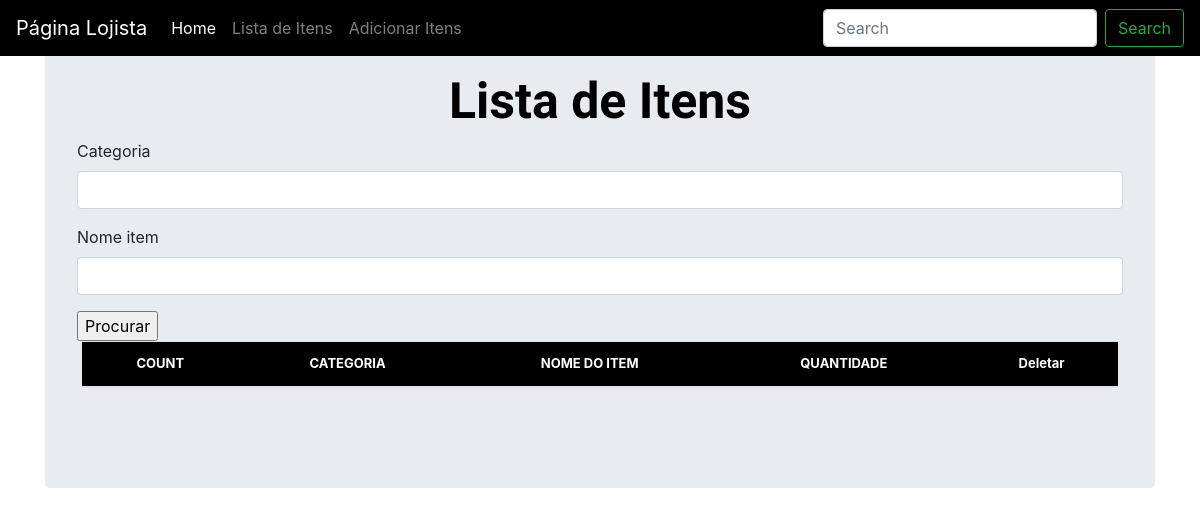
Before: /Estoque/lista_itens/ with the older database file.
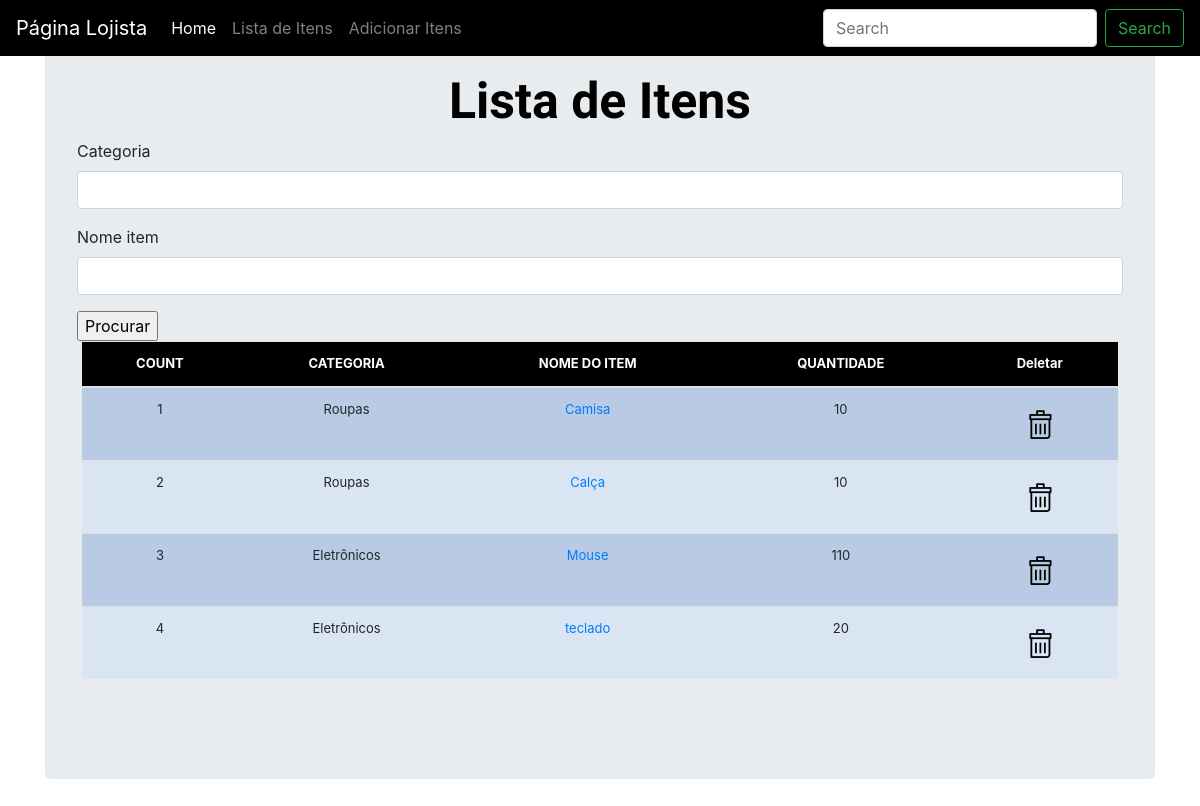
After: the same page with the newer database file.
### Estoque/models.py (models this page shows, shortened)
class Stock(models.Model):
    Categoria = models.CharField(max_length=50,blank=True,null=True)
    nome_item = models.CharField(max_length=50,blank=True,null=True)
    quantidade = models.IntegerField(default=0,null=True,blank=True)
    quantidade_recebida = models.IntegerField(default=0,null=True,blank=True)
    recebida_por= models.CharField(max_length=50,blank=True,null=True)
    quantidade_problema = models.IntegerField(default=0,null=True,blank=True)
    issue_by = models.CharField(max_length=50,blank=True,null=True)
    issue_to = models.CharField(max_length=50,blank=True,null=True)
    numeroTelefone= models.CharField(max_length=50,blank=True,null=True)
    criado_por = models.CharField(max_length=50,blank=True,null=True)
    reorder_level = models.IntegerField(default=0,null=True,blank=True)
    ultima_atualizacao=  models.DateTimeField(auto_now_add=False,auto_now = True)
    exportar_CSV = models.BooleanField(default=False)

### Estoque/views.py (the view, shortened to what this page needs)
# urls.py: path('lista_itens/', views.lista_itens, name='lista_itens'),
def lista_itens(request):
    title="Lista de Itens"
    form = StockSearchForm(request.POST or None)
    queryset = Stock.objects.all()
    context = {
        "title" : title,
        "queryset" : queryset,
        "form" : form,
    }
    return render(request, 'estoque/lista_itens.html', context)

### Estoque/forms.py
class StockSearchForm(forms.ModelForm):
    class Meta:
        model = Stock
        fields = ['Categoria', 'nome_item']

### Estoque/templates/estoque/lista_itens.html (shortened to what this page needs)
{% load static %}
{% load crispy_forms_tags %}
{% load crispy_forms_filters %}
<!doctype html>
<html lang="en">
  <head>
    <link rel="stylesheet" href="{% static 'css/stylesheet.css' %}" rel="stylesheet">
    <link rel="stylesheet" href="{% static 'css/bootstrap.min.css' %}" rel="stylesheet">
    <link rel="stylesheet" href="{% static 'css/navbar-top-fixed.css' %}" rel="stylesheet">
  </head>
  <body>
    {% include 'estoque/navbar.html'%}
<main role="main" class="container">
  <div class="jumbotron">
  <div class="header">{{title}}</div>
  <form method='POST' action="">{% csrf_token %}
      {{form|crispy}}
      <input type="submit" value="Procurar"/>
  </form>
    <div class="display-table">
      <table class='table'>
        <thead>
          <tr>
            <th>COUNT</th>
            <th>CATEGORIA</th>
            <th>NOME DO ITEM</th>
            <th>QUANTIDADE</th>
            <th>Deletar</th>
          </tr>
        </thead>
        {% for instance in queryset %}
        <tr>
          <td>{{forloop.counter}}</td>
          <td>{{instance.Categoria}}</td>
          <td><a href="{% url 'update_itens' instance.id %}">{{instance.nome_item}}</a></td>
          <td>{{instance.quantidade}}</td>
          <td><a href="{% url 'deletar_itens' instance.id %}"><img src="{% static 'img/del2.png'%}" alt=""></a></td>
        </tr>
        {% endfor %}
      </table>
  </div>
  </div>
</main>
</html>

Changed rows visible on the page:
added Stock: Categoria "Roupas", nome_item "Camisa", quantidade "10"
added Stock: Categoria "Roupas", nome_item "Calça", quantidade "10"
added Stock: Categoria "Eletrônicos", nome_item "Mouse", quantidade "110"
added Stock: Categoria "Eletrônicos", nome_item "teclado", quantidade "20"
